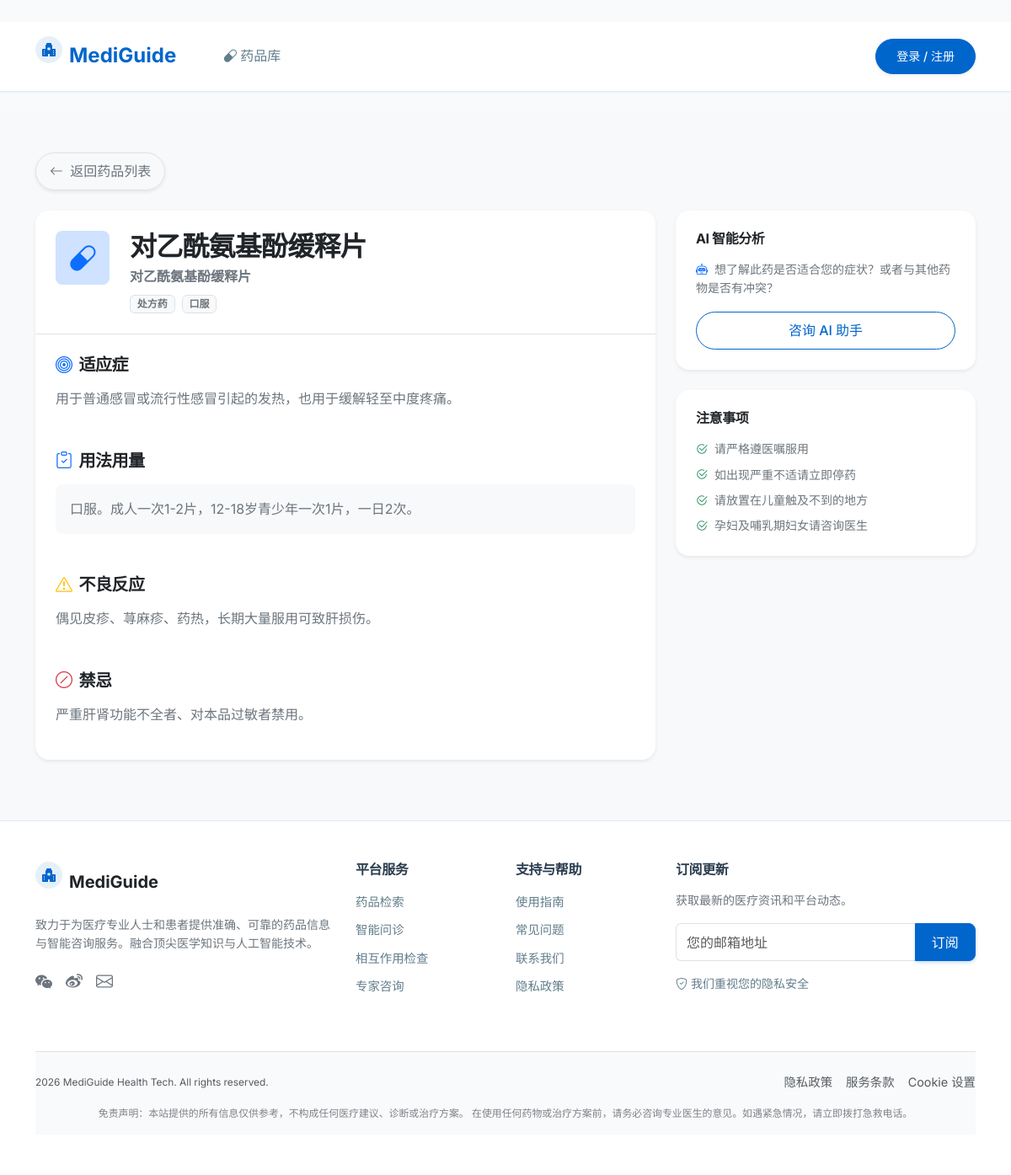
Screenshot of /medicines/2 with the database file from the repository.
### app/models.py (models this page shows)
class Medicine(db.Model):
    __tablename__ = 'medicines'
    id = db.Column(db.Integer, primary_key=True)
    name = db.Column(db.String(100), nullable=False)
    generic_name = db.Column(db.String(100))
    indications = db.Column(db.Text)
    dosage = db.Column(db.Text)
    contraindications = db.Column(db.Text)
    side_effects = db.Column(db.Text)
    precautions = db.Column(db.Text)

### app/routes.py (the view)
@main.route('/medicines/<int:medicine_id>')
def medicine_detail(medicine_id):
    medicine = Medicine.query.get_or_404(medicine_id)
    return render_template('medicine_detail.html', medicine=medicine)

### app/templates/medicine_detail.html (shortened to what this page needs)
﻿{% extends 'base.html' %}
{% block content %}
<div class="bg-light py-5 min-vh-100">
    <div class="container">
        <div class="d-flex align-items-center justify-content-between mb-4">
            <a href="{{ url_for('main.medicine_list') }}" class="btn btn-white border rounded-pill px-3 shadow-sm text-secondary small fw-medium">
                <i class="bi bi-arrow-left me-1"></i> 返回药品列表
            </a>
        </div>
        <div class="row g-4">
            <div class="col-lg-8">
                <div class="card border-0 shadow-sm rounded-4 overflow-hidden mb-4">
                    <div class="card-header bg-white border-bottom p-4">
                        <div class="d-flex align-items-start gap-4">
                            <div class="d-flex align-items-center justify-content-center bg-primary-subtle text-primary rounded-3" style="width: 64px; height: 64px; flex-shrink: 0;">
                                <i class="bi bi-capsule fs-2"></i>
                            </div>
                            <div>
                                <h2 class="fw-bold text-dark mb-1">{{ medicine.name }}</h2>
                                <p class="text-secondary mb-2">{{ medicine.generic_name }}</p>
                                <div class="d-flex gap-2">
                                    <span class="badge bg-light text-secondary border">处方药</span>
                                    <span class="badge bg-light text-secondary border">口服</span>
                                </div>
                            </div>
                        </div>
                    </div>
                    <div class="card-body p-4">
                        <div class="mb-5">
                            <h5 class="fw-bold text-dark mb-3"><i class="bi bi-bullseye me-2 text-primary"></i>适应症</h5>
                            <p class="text-secondary update-text-content">{{ medicine.indications }}</p>
                        </div>
                        <div class="mb-5">
                            <h5 class="fw-bold text-dark mb-3"><i class="bi bi-clipboard-check me-2 text-primary"></i>用法用量</h5>
                            <div class="bg-light rounded-3 p-3 border border-light">
                                <p class="mb-0 text-secondary update-text-content">{{ medicine.dosage }}</p>
                            </div>
                        </div>
                        <div class="mb-5">
                            <h5 class="fw-bold text-dark mb-3"><i class="bi bi-exclamation-triangle me-2 text-warning"></i>不良反应</h5>
                            <p class="text-secondary update-text-content">{{ medicine.side_effects }}</p>
                        </div>
                        <div class="mb-0">
                            <h5 class="fw-bold text-dark mb-3"><i class="bi bi-slash-circle me-2 text-danger"></i>禁忌</h5>
                            <p class="text-secondary update-text-content">{{ medicine.contraindications }}</p>
                        </div>
                    </div>
                </div>
            </div>
            <div class="col-lg-4">
                <div class="card border-0 shadow-sm rounded-4 mb-4">
                    <div class="card-body p-4">
                        <h6 class="fw-bold text-dark mb-3">AI 智能分析</h6>
                        <p class="text-secondary small mb-3">
                            <i class="bi bi-robot me-1 text-primary"></i>
                            想了解此药是否适合您的症状？或者与其他药物是否有冲突？
                        </p>
                        <a href="{{ url_for('main.ai_consult_page') }}" class="btn btn-outline-primary w-100 rounded-pill">
                            咨询 AI 助手
                        </a>
                    </div>
                </div>
                <div class="card border-0 shadow-sm rounded-4">
                    <div class="card-body p-4">
                        <h6 class="fw-bold text-dark mb-3">注意事项</h6>
                        <ul class="list-unstyled text-secondary small d-flex flex-column gap-2 mb-0">
                            <li><i class="bi bi-check2-circle me-2 text-success"></i>请严格遵医嘱服用</li>
                            <li><i class="bi bi-check2-circle me-2 text-success"></i>如出现严重不适请立即停药</li>
                            <li><i class="bi bi-check2-circle me-2 text-success"></i>请放置在儿童触及不到的地方</li>
                            <li><i class="bi bi-check2-circle me-2 text-success"></i>孕妇及哺乳期妇女请咨询医生</li>
                        </ul>
                    </div>
                </div>
            </div>
        </div>
    </div>
</div>
{% endblock %}

### app/static/css/style.css (style rules this page uses)
:root { --primary-color: #0066cc; --primary-hover: #0052a3; --primary-light: #e6f0fa; --success-color: #28a745; --success-light: #e8f5e9; --text-primary: #2c3e50; --text-secondary: #607d8b; --text-light: #90a4ae; --bg-body: #f8fafc; --bg-white: #ffffff; --border-color: #e2e8f0; --shadow-sm: 0 1px 2px 0 rgba(0, 0, 0, 0.05); --shadow-md: 0 4px 6px -1px rgba(0, 0, 0, 0.05), 0 2px 4px -1px rgba(0, 0, 0, 0.03); --shadow-lg: 0 10px 15px -3px rgba(0, 0, 0, 0.05), 0 4px 6px -2px rgba(0, 0, 0, 0.025); --radius-sm: 0.375rem; --radius-md: 0.5rem; --radius-lg: 0.75rem; --font-sans: 'Inter', 'Roboto', 'Segoe UI', system-ui, -apple-system, sans-serif; }
body { font-family: var(--font-sans); background-color: var(--bg-body); color: var(--text-primary); line-height: 1.6; -webkit-font-smoothing: antialiased; }
h1, h2, h3, h4, h5, h6 { color: var(--text-primary); font-weight: 600; letter-spacing: -0.025em; }
.btn { font-weight: 500; padding: 0.6rem 1.2rem; border-radius: var(--radius-md); transition: all 0.2s; }
.btn-outline-primary { color: var(--primary-color); border-color: var(--primary-color); }
.card { border: 1px solid var(--border-color); border-radius: var(--radius-lg); background: var(--bg-white); box-shadow: var(--shadow-sm); transition: transform 0.2s, box-shadow 0.2s; overflow: hidden; }
.card-header { background-color: transparent; border-bottom: 1px solid var(--border-color); padding: 1.25rem; font-weight: 600; }
.card-body { padding: 1.5rem; }

### rows the page displays
Medicine: name "对乙酰氨基酚缓释片", generic_name "对乙酰氨基酚缓释片", indications "用于普通感冒或流行性感冒引起的发热，也用于缓解轻至中度疼痛。", dosage "口服。成人一次1-2片，12-18岁青少年一次1片，一日2次。", side_effects "偶见皮疹、荨麻疹、药热，长期大量服用可致肝损伤。", contraindications "严重肝肾功能不全者、对本品过敏者禁用。"
